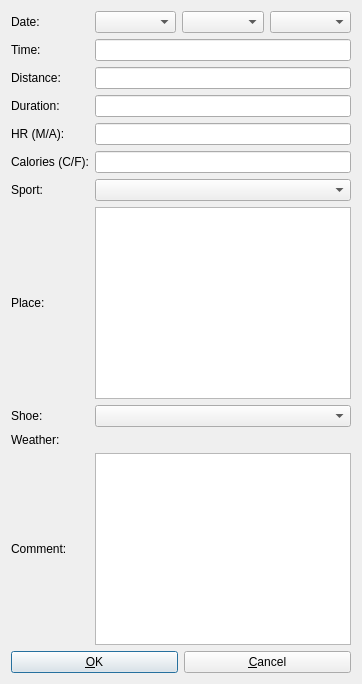
<?xml version="1.0" encoding="UTF-8"?>
<ui version="4.0">
 <class>NewExerciseDialog</class>
 <widget class="QDialog" name="NewExerciseDialog">
  <property name="windowTitle">
   <string>New Exercise</string>
  </property>
  <layout class="QVBoxLayout" name="verticalLayout_2">
   <item>
    <layout class="QGridLayout" name="dataLayout">
     <item row="2" column="0">
      <widget class="QLabel" name="distanceLabel">
       <property name="text">
        <string>Distance:</string>
       </property>
      </widget>
     </item>
     <item row="8" column="0">
      <widget class="QLabel" name="shoeLabel">
       <property name="text">
        <string>Shoe:</string>
       </property>
      </widget>
     </item>
     <item row="9" column="0">
      <widget class="QLabel" name="weatherLabel">
       <property name="text">
        <string>Weather:</string>
       </property>
      </widget>
     </item>
     <item row="10" column="0">
      <widget class="QLabel" name="commentLabel">
       <property name="text">
        <string>Comment:</string>
       </property>
      </widget>
     </item>
     <item row="3" column="0">
      <widget class="QLabel" name="durationLabel">
       <property name="text">
        <string>Duration:</string>
       </property>
      </widget>
     </item>
     <item row="7" column="0">
      <widget class="QLabel" name="placeLabel">
       <property name="text">
        <string>Place:</string>
       </property>
      </widget>
     </item>
     <item row="5" column="0">
      <widget class="QLabel" name="caloriesLabel">
       <property name="text">
        <string>Calories (C/F):</string>
       </property>
      </widget>
     </item>
     <item row="0" column="0">
      <widget class="QLabel" name="dateLabel">
       <property name="text">
        <string>Date:</string>
       </property>
      </widget>
     </item>
     <item row="4" column="0">
      <widget class="QLabel" name="pulseLabel">
       <property name="text">
        <string>HR (M/A):</string>
       </property>
      </widget>
     </item>
     <item row="6" column="0">
      <widget class="QLabel" name="sportLabel">
       <property name="text">
        <string>Sport:</string>
       </property>
      </widget>
     </item>
     <item row="1" column="0">
      <widget class="QLabel" name="timeLabel">
       <property name="text">
        <string>Time:</string>
       </property>
      </widget>
     </item>
     <item row="0" column="1">
      <layout class="QHBoxLayout" name="dateLayout">
       <item>
        <widget class="QComboBox" name="yearsComboBox"/>
       </item>
       <item>
        <widget class="QComboBox" name="monthsComboBox"/>
       </item>
       <item>
        <widget class="QComboBox" name="daysComboBox"/>
       </item>
      </layout>
     </item>
     <item row="1" column="1">
      <widget class="QLineEdit" name="timeLineEdit">
       <property name="maxLength">
        <number>8</number>
       </property>
      </widget>
     </item>
     <item row="2" column="1">
      <widget class="QLineEdit" name="distanceLineEdit"/>
     </item>
     <item row="3" column="1">
      <widget class="QLineEdit" name="durationLineEdit"/>
     </item>
     <item row="4" column="1">
      <widget class="QLineEdit" name="pulseLineEdit"/>
     </item>
     <item row="5" column="1">
      <widget class="QLineEdit" name="caloriesLineEdit"/>
     </item>
     <item row="6" column="1">
      <widget class="QComboBox" name="sportComboBox"/>
     </item>
     <item row="8" column="1">
      <widget class="QComboBox" name="shoeComboBox"/>
     </item>
     <item row="10" column="1">
      <widget class="QTextEdit" name="commentTextEdit"/>
     </item>
     <item row="9" column="1">
      <layout class="QGridLayout" name="weatherLayout"/>
     </item>
     <item row="7" column="1">
      <widget class="QListWidget" name="placeListWidget">
       <property name="selectionMode">
        <enum>QAbstractItemView::ExtendedSelection</enum>
       </property>
      </widget>
     </item>
    </layout>
   </item>
   <item>
    <layout class="QHBoxLayout" name="buttonLayout">
     <item>
      <widget class="QPushButton" name="okPushButton">
       <property name="text">
        <string>&amp;OK</string>
       </property>
      </widget>
     </item>
     <item>
      <widget class="QPushButton" name="cancelPushButton">
       <property name="text">
        <string>&amp;Cancel</string>
       </property>
      </widget>
     </item>
    </layout>
   </item>
  </layout>
 </widget>
 <resources/>
 <connections>
  <connection>
   <sender>okPushButton</sender>
   <signal>clicked()</signal>
   <receiver>NewExerciseDialog</receiver>
   <slot>slotOk()</slot>
   <hints>
    <hint type="sourcelabel">
     <x>93</x>
     <y>693</y>
    </hint>
    <hint type="destinationlabel">
     <x>179</x>
     <y>357</y>
    </hint>
   </hints>
  </connection>
  <connection>
   <sender>cancelPushButton</sender>
   <signal>clicked()</signal>
   <receiver>NewExerciseDialog</receiver>
   <slot>slotCancel()</slot>
   <hints>
    <hint type="sourcelabel">
     <x>266</x>
     <y>693</y>
    </hint>
    <hint type="destinationlabel">
     <x>179</x>
     <y>357</y>
    </hint>
   </hints>
  </connection>
  <connection>
   <sender>yearsComboBox</sender>
   <signal>currentIndexChanged(int)</signal>
   <receiver>NewExerciseDialog</receiver>
   <slot>slotDaysForYear(int)</slot>
   <hints>
    <hint type="sourcelabel">
     <x>135</x>
     <y>23</y>
    </hint>
    <hint type="destinationlabel">
     <x>179</x>
     <y>357</y>
    </hint>
   </hints>
  </connection>
  <connection>
   <sender>monthsComboBox</sender>
   <signal>currentIndexChanged(int)</signal>
   <receiver>NewExerciseDialog</receiver>
   <slot>slotDaysForMonth(int)</slot>
   <hints>
    <hint type="sourcelabel">
     <x>221</x>
     <y>23</y>
    </hint>
    <hint type="destinationlabel">
     <x>179</x>
     <y>357</y>
    </hint>
   </hints>
  </connection>
 </connections>
 <slots>
  <slot>slotOk()</slot>
  <slot>slotCancel()</slot>
  <slot>slotDaysForMonth(int)</slot>
  <slot>slotDaysForYear(int)</slot>
 </slots>
</ui>
